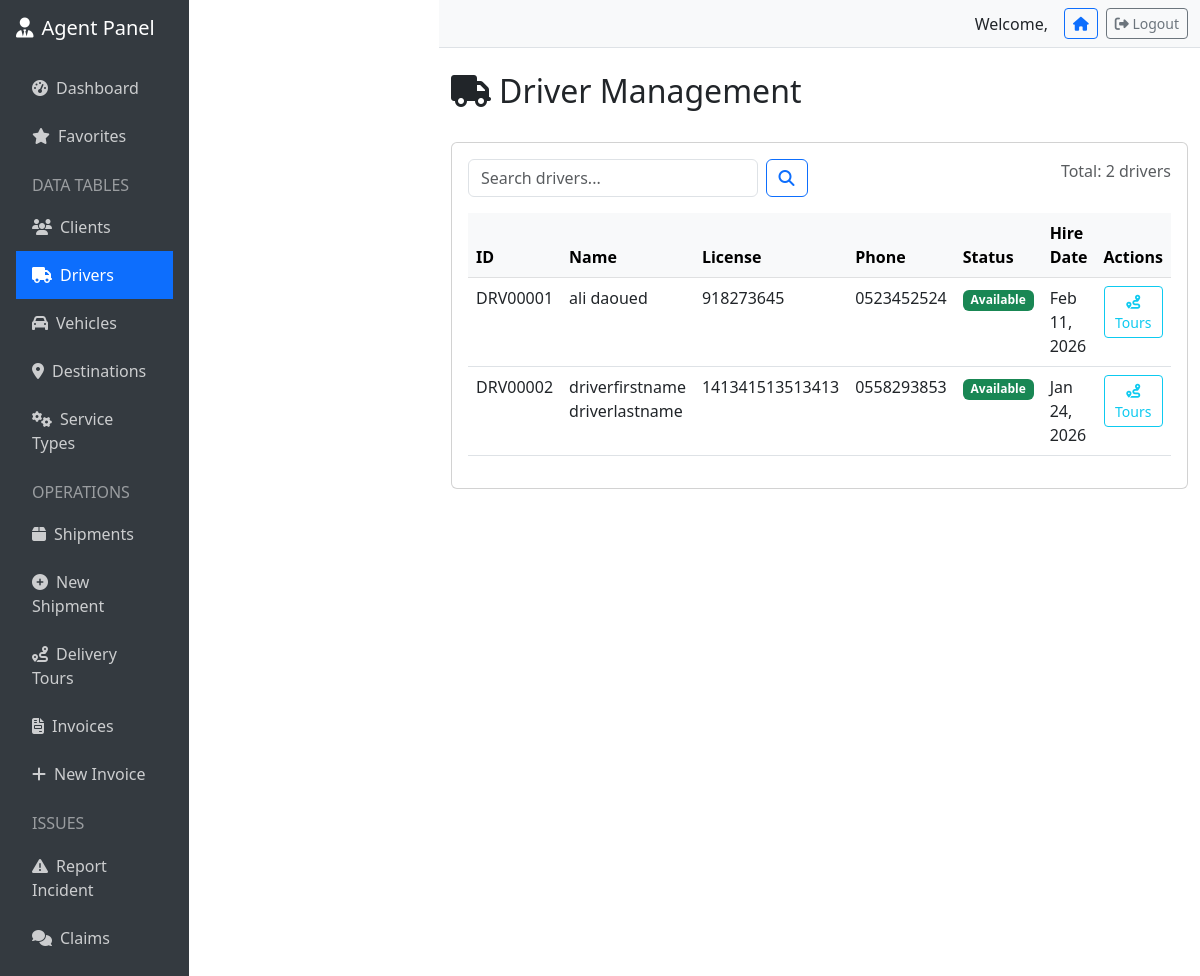
/agent/drivers/, run on the app's committed database.
### common/models.py (models this page shows, shortened)
class Driver(models.Model):
    AVAILABILITY_CHOICES = [
        ('available', 'Available'),
        ('on_route', 'On Route'),
        ('off_duty', 'Off Duty'),
        ('on_leave', 'On Leave'),
    ]
    driver_id = models.CharField(max_length=20, unique=True, editable=False)
    first_name = models.CharField(max_length=100, verbose_name="First Name")
    last_name = models.CharField(max_length=100, verbose_name="Last Name")
    license_number = models.CharField(max_length=50, unique=True, verbose_name="License Number")
    license_expiry = models.DateField(null=True, blank=True, verbose_name="License Expiry")
    phone = models.CharField(max_length=20, verbose_name="Phone")
    email = models.EmailField(verbose_name="Email")
    address = models.TextField(verbose_name="Address")
    availability = models.CharField(
        max_length=20,
        choices=AVAILABILITY_CHOICES,
        default='available',
        verbose_name="Availability"
    )
    hire_date = models.DateField(verbose_name="Hire Date")
    is_active = models.BooleanField(default=True, verbose_name="Active")
    created_at = models.DateTimeField(auto_now_add=True)
    notes = models.TextField(blank=True, verbose_name="Notes")
    class Meta:
        db_table = 'drivers'
        ordering = ['last_name', 'first_name']
        verbose_name = 'Driver'
        verbose_name_plural = 'Drivers'

### agent/views.py (the view)
# urls.py: path('drivers/', views.DriverListView.as_view(), name='driver_list'),
class DriverListView(ListView):
    model = Driver
    template_name = 'agent/driver_list.html'
    paginate_by = 20

### agent/templates/agent/driver_list.html (shortened to what this page needs)
{% extends 'agent/base.html' %}
{% block content %}
<div class="d-flex justify-content-between align-items-center mb-4">
    <h2><i class="fas fa-truck me-2"></i>Driver Management</h2>
</div>
<div class="card">
    <div class="card-body">
        <div class="row mb-3">
            <div class="col-md-6">
                <form method="get" class="d-flex">
                    <input type="text" name="search" class="form-control me-2"
                           placeholder="Search drivers..." value="{{ request.GET.search }}">
                    <button type="submit" class="btn btn-outline-primary">
                        <i class="fas fa-search"></i>
                    </button>
                </form>
            </div>
            <div class="col-md-6 text-end">
                <span class="text-muted">Total: {{ page_obj.paginator.count }} drivers</span>
            </div>
        </div>
        {% if object_list %}
            <div class="table-responsive">
                <table class="table table-hover">
                    <thead class="table-light">
                        <tr>
                            <th>ID</th>
                            <th>Name</th>
                            <th>License</th>
                            <th>Phone</th>
                            <th>Status</th>
                            <th>Hire Date</th>
                            <th>Actions</th>
                        </tr>
                    </thead>
                    <tbody>
                        {% for driver in object_list %}
                            <tr>
                                <td>{{ driver.driver_id }}</td>
                                <td>{{ driver.first_name }} {{ driver.last_name }}</td>
                                <td>{{ driver.license_number }}</td>
                                <td>{{ driver.phone }}</td>
                                <td>
                                    <span class="badge bg-{% if driver.availability == 'available' %}success{% elif driver.availability == 'on_route' %}primary{% else %}secondary{% endif %}">
                                        {{ driver.get_availability_display }}
                                    </span>
                                </td>
                                <td>{{ driver.hire_date|date:"M d, Y" }}</td>
                                <td>
                                    <div class="btn-group" role="group">
                                        <a href="{% url 'agent:tour_list' %}?driver={{ driver.pk }}"
                                           class="btn btn-sm btn-outline-info">
                                            <i class="fas fa-route"></i> Tours
                                        </a>
                                    </div>
                                </td>
                            </tr>
                        {% endfor %}
                    </tbody>
                </table>
            </div>
        {% else %}
            <div class="text-center py-5">
                <i class="fas fa-truck fa-3x text-muted mb-3"></i>
                <h4>No drivers found</h4>
                <p class="text-muted">No drivers are currently registered in the system.</p>
            </div>
        {% endif %}
    </div>
</div>
{% endblock %}

### data on the page
Driver: driver_id "DRV00001", first_name "ali", last_name "daoued", license_number "918273645", phone "0523452524", availability "Available", hire_date "Feb 11, 2026"
Driver: driver_id "DRV00002", first_name "driverfirstname", last_name "driverlastname", license_number "141341513513413", phone "0558293853", availability "Available", hire_date "Jan 24, 2026"

### other printed values
{{ page_obj.paginator.count }} "2"
